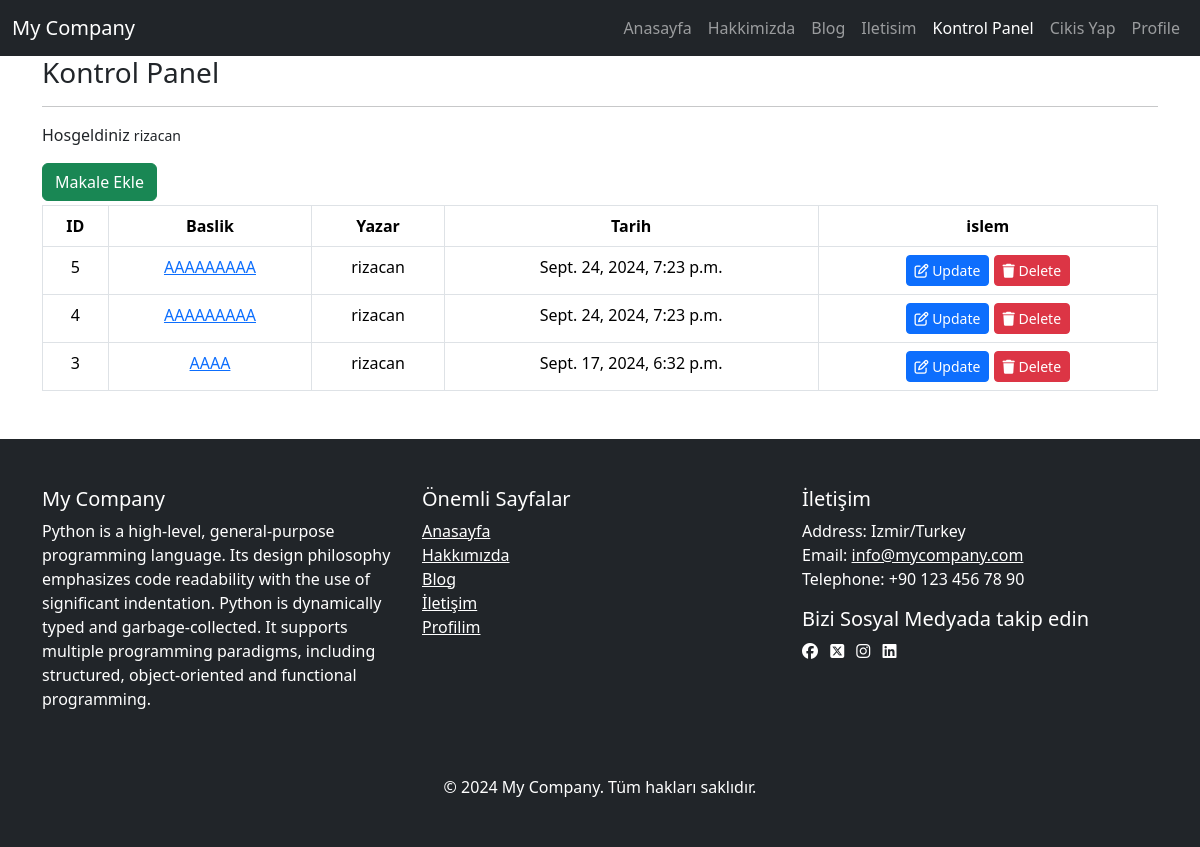
Screenshot of /blog/dashboard/ (signed in) with the database file from the repository.
### blog/models.py (models this page shows, shortened)
class Article(models.Model):
    author = models.ForeignKey("auth.user", on_delete=models.CASCADE, verbose_name="Yazar")
    title = models.CharField(max_length=200, verbose_name="Başlık")
    content = RichTextField(verbose_name="İçerik")
    created_date = models.DateTimeField(auto_now_add=True, verbose_name="Oluşturma_Tarihi")
    article_img = models.FileField(blank=True, null=True, verbose_name="Makale Fotoğrafı")
    is_approved = models.BooleanField(default=True, verbose_name = "Onaylı Mı")

class FooterSettings(models.Model):
    description = models.TextField(verbose_name = "Şirket Açıklaması", blank=True)
    address = models.CharField(max_length=255, verbose_name = "Adres", blank=True)
    phone = models.CharField(max_length= 20, verbose_name="Telefon", blank=True)
    email = models.EmailField(verbose_name="Email")
    facebook = models.URLField(verbose_name="Facebook URL", blank=True, null=True)
    twitter = models.URLField(verbose_name="Twitter URL", blank=True, null=True)
    instagram = models.URLField(verbose_name="Instagram URL", blank=True, null=True)
    linkedin = models.URLField(verbose_name="Linkedin URL", blank=True, null=True)

### blog/views.py (the view)
# urls.py: path("dashboard/", views.dashboard, name="dashboard"),
@login_required(login_url="user:login")
def dashboard(request):
    articles = Article.objects.filter(author=request.user).order_by("-created_date")
    context = {
        "articles": articles
    }
    return render(request, "dashboard.html", context)

### blog/context_processors.py (called while the page is built)
def footer_settings(request):
    settings = FooterSettings.objects.first()
    return {'footer_settings': settings}

### templates/dashboard.html (shortened to what this page needs)
{% extends "layout.html" %}
{% block body %}
  <h3>Kontrol Panel</h3>
  <hr>
  <p>Hosgeldiniz <small>{{request.user.username}}</small></p>
  <a href="/blog/addarticle/" class="btn btn-success">Makale Ekle</a>
  {% if articles %}
    <table class="table table-bordered table-hover text-center mt-1">
        <thead>
            <tr>
                <th>ID</th>
                <th>Baslik</th>
                <th>Yazar</th>
                <th>Tarih</th>
                <th>islem</th>
            </tr>
        </thead>
        <tbody>
            {% for article in articles %}
                <tr>
                    <td>{{article.id}}</td>
                    <td><a href="/blog/article/{{article.id}}">{{article.title}}</a></td>
                    <td>{{article.author.username}}</td>
                    <td>{{article.created_date}}</td>
                    <td>
                        <a href="/blog/update/{{article.id}}" class="btn btn-primary btn-sm">
                            <i class="fa-regular fa-pen-to-square"></i> Update
                        </a>
                        <a href="/blog/delete/{{article.id}}" class="btn btn-danger btn-sm">
                            <i class="fa-solid fa-trash"></i> Delete
                        </a>
                    </td>
                </tr>
            {% endfor %}
        </tbody>
    </table>
  {% else %}
    <div class="alert alert-danger mt-1">Henuz makaleniz yok.</div>
  {% endif %}
{% endblock body %}

### templates/includes/footer.html
 <footer class="bg-dark text-white py-5 mt-5">
    <div class="container">
        <div class="row">
            <div class="col-md-4">
                <h5>My Company</h5>
                <p>{{footer_settings.description}}</p>
            </div>
             <div class="col-md-4">
                <h5>Önemli Sayfalar</h5>
                <ul class="list-unstyled">
                    <li><a href="{% url 'index' %}" class="text-white">Anasayfa</a></li>
                    <li><a href="{% url 'about' %}" class="text-white">Hakkımızda</a></li>
                    <li><a href="{% url 'blog:articles' %}" class="text-white">Blog</a></li>
                    <li><a href="{% url 'contact' %}" class="text-white">İletişim</a></li>
                    {% if request.user.is_authenticated %}
                    <li><a href="{% url 'user:profile' request.user.username %}" class="text-white">Profilim</a></li>
                    {% endif %}
                </ul>
             </div>
            <div class="col-md-4">
                <h5>İletişim</h5>
                <p>
                    Address: {{footer_settings.address}} <br>
                    Email: <a href="mailto:{{footer_settings.email}}" class="text-white">{{footer_settings.email}}</a><br>
                    Telephone: {{footer_settings.phone}}
                </p>
                <div>
                    <h5>Bizi Sosyal Medyada takip edin</h5>
                    <a href="{{footer_settings.facebook}}" class="text-white me-2"><i class="fa-brands fa-facebook"></i></a>
                    <a href="{{footer_settings.twitter}}" class="text-white me-2"><i class="fa-brands fa-square-x-twitter"></i></a>
                    <a href="{{footer_settings.instagram}}" class="text-white me-2"><i class="fa-brands fa-instagram"></i></a>
                    <a href="{{footer_settings.linkedin}}" class="text-white me-2"><i class="fa-brands fa-linkedin"></i></a>
                </div>
            </div>
        </div>
        <div class="text-center mt-5">
            <p class="mb-0">&copy; 2024 My Company. Tüm hakları saklıdır.</p>
        </div>
    </div>
 </footer>

### rows the page displays
Article: id "5", title "AAAAAAAAA", author.username "rizacan", created_date "Sept. 24, 2024, 7:23 p.m."
Article: id "4", title "AAAAAAAAA", author.username "rizacan", created_date "Sept. 24, 2024, 7:23 p.m."
Article: id "3", title "AAAA", author.username "rizacan", created_date "Sept. 17, 2024, 6:32 p.m."
FooterSettings: description "Python is a high-level, general-purpose programming language. Its design philosophy emphasizes code readability with the use of significant indentation. Python is dynamically typed and garbage-collected. It supports multiple programming paradigms, including structured, object-oriented and functional programming.", address "Izmir/Turkey", email "info@mycompany.com", phone "+90 123 456 78 90"

### other values shown
{{ request.user.username }} "rizacan"
